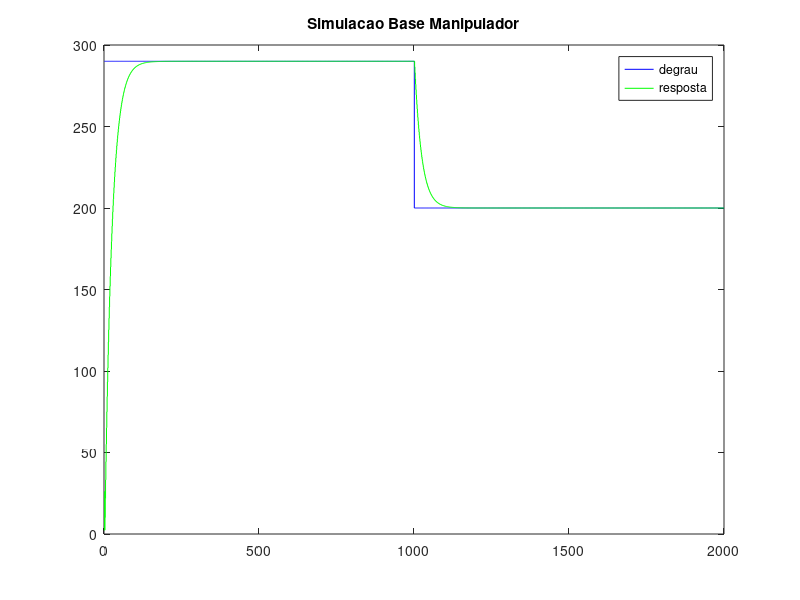
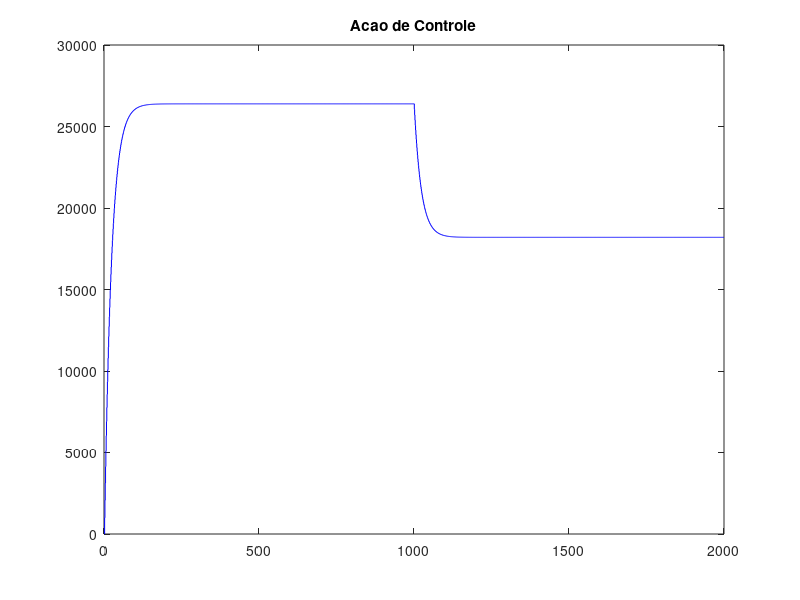

Reproduce these figures in MATLAB, in order.
clc;
close all;

r_k = 290;
y_k = 290;
y_k_delay = 290;
u_k = 0;
u_k_delay = 0;
e_k = 0;
e_k_delay = 0;
y_k_Output_Base = zeros(1,2000);
r_k_Output_Base = zeros(1,2000);
u_k_Output_Base = zeros(1,2000);
x_axis = zeros(1,2000);

for idx = 1:2000
    
    if idx <= 1000
        r_k = 290;
    else
        r_k = 200;
    end
    
    e_k = r_k - y_k;
    
    u_k = u_k_delay + 3.762*e_k - 3.728*e_k_delay;
    
    y_k = 0.01*u_k_delay + 0.09*y_k_delay;
    
    y_k_Output_Base(idx) = y_k;
    
    r_k_Output_Base(idx) = r_k;
    
    u_k_Output_Base(idx) = u_k;
    
    x_axis(idx) = idx;
    
	y_k_delay = y_k;
	u_k_delay = u_k;
end

figure(1)
stairs(x_axis(1,:),r_k_Output_Base(1,:),'b');
hold on
stairs(x_axis(1,:),y_k_Output_Base(1,:),'g');
legend('degrau','resposta')
title('Simulacao Base Manipulador')

figure(2)
stairs(x_axis(1,:),u_k_Output_Base(1,:),'b');
title('Acao de Controle')